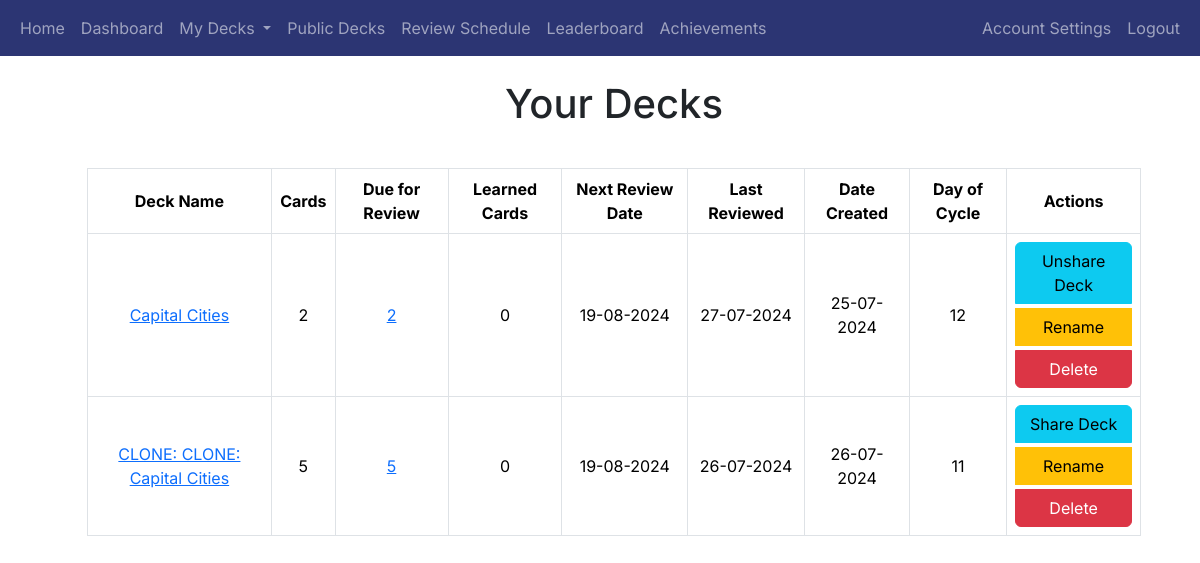
Before: /decks (signed in) with the older database file.
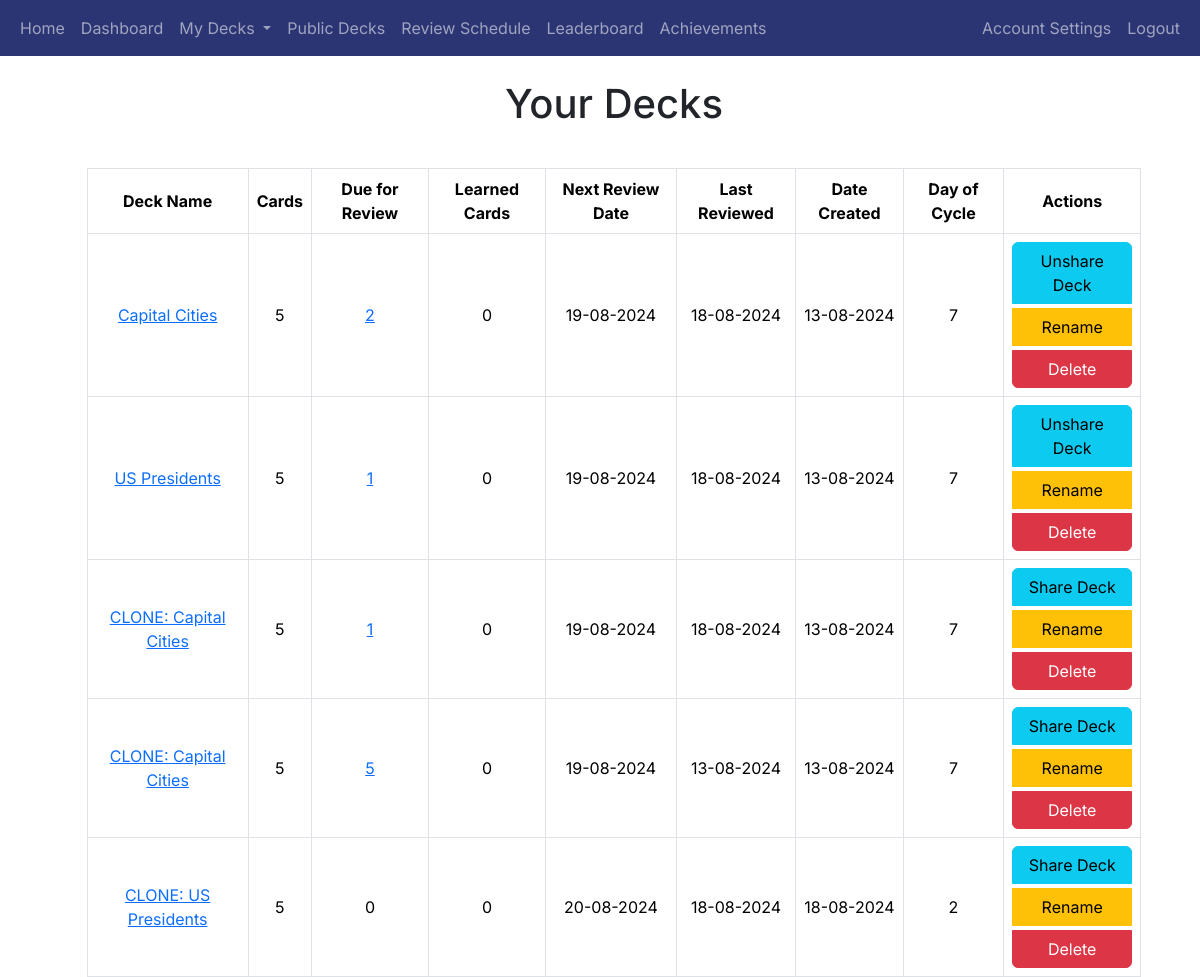
After: the same page with the newer database file.
### app/decks/models.py (models this page shows, shortened)
class Deck(db.Model):
    deck_id = db.Column(db.Integer, primary_key=True)
    name = db.Column(db.String(100), nullable=False)
    user_id = db.Column(db.Integer, db.ForeignKey('user.user_id'), nullable=False)
    created_at = db.Column(db.DateTime, nullable=False, default=datetime.utcnow)
    shared = db.Column(db.Boolean, default=False)
    review_start_date = db.Column(db.DateTime, nullable=True)
    cards = db.relationship('Card', backref='deck', cascade='all, delete-orphan', lazy=True)
    def get_day_of_cycle(self):
        if self.review_start_date:
            days_since_start = (datetime.utcnow().date() - self.review_start_date.date()).days
            return (days_since_start % 14) + 1
        return None

### app/decks/routes.py (the view)
@decks_blueprint.route('/decks')
@login_required
def decks():
    user_decks = Deck.query.filter_by(user_id=current_user.user_id).all()
    deck_data = []
    for deck in user_decks:
        card_count = Card.query.filter_by(deck_id=deck.deck_id).count()
        due_count = Card.query.filter(Card.deck_id == deck.deck_id,
                                      Card.next_review_date <= datetime.utcnow()).count()
        next_review = db.session.query(Card.next_review_date).filter(
            Card.deck_id == deck.deck_id
        ).order_by(Card.next_review_date.asc()).first()
        if next_review:
            if next_review[0].date() < datetime.utcnow().date():
                next_review_date = datetime.utcnow().strftime('%d-%m-%Y')
            else:
                next_review_date = next_review[0].strftime('%d-%m-%Y')
        else:
            next_review_date = 'N/A'
        last_review = db.session.query(ReviewOutcome.timestamp).join(Card,
                                                                     Card.card_id == ReviewOutcome.card_id).filter(
            Card.deck_id == deck.deck_id,
            ReviewOutcome.user_id == current_user.user_id
        ).order_by(ReviewOutcome.timestamp.desc()).first()
        last_review_date = last_review.timestamp.strftime('%d-%m-%Y') if last_review else 'N/A'
        learned_count = Card.query.filter(Card.deck_id == deck.deck_id, Card.box == 5, Card.next_review_date == None).count()
        deck_data.append({
            'deck': deck,
            'cards': card_count,
            'due_for_review': due_count,
            'next_review_date': next_review_date,
            'last_review_date': last_review_date,
            'created_at': deck.created_at.strftime('%d-%m-%Y'),
            'learned_cards': learned_count,  # Add learned cards count
        })
    return render_template('decks.html', decks=deck_data)

### app/__init__.py (called while the page is built)
@login_manager.user_loader
def load_user(user_id):
    return User.query.get(int(user_id))

### app/decks/templates/decks.html (shortened to what this page needs)
{% extends "base.html" %}
{% block heading %}Your Decks{% endblock %}
{% block content %}
<table class="table table-bordered">
    <thead>
        <tr>
            <th>Deck Name</th>
            <th class="num-col">Cards</th>
            <th class="num-col">Due for Review</th>
            <th class="num-col">Learned Cards</th>
            <th>Next Review Date</th>
            <th>Last Reviewed</th>
            <th>Date Created</th>
            <th>Day of Cycle</th>
            <th>Actions</th>
        </tr>
    </thead>
    <tbody>
        {% for deck_data in decks %}
        <tr>
            <td><a href="{{ url_for('decks.view_deck', deck_id=deck_data.deck.deck_id) }}">{{ deck_data.deck.name }}</a></td>
            <td class="num-col">{{ deck_data.cards }}</td>
            <td class="num-col">
                {% if deck_data.due_for_review > 0 %}
                    <a href="{{ url_for('review.start_review', deck_id=deck_data.deck.deck_id) }}">{{ deck_data.due_for_review }}</a>
                {% else %}
                    {{ deck_data.due_for_review }}
                {% endif %}
            </td>
            <td>
                {% if deck_data.learned_cards > 0 %}
                    <a href="{{ url_for('decks.view_learned_cards', deck_id=deck_data.deck.deck_id) }}">{{ deck_data.learned_cards }}</a>
                {% else %}
                    0
                {% endif %}
            </td>
            <td>{{ deck_data.next_review_date }}</td>
            <td>{{ deck_data.last_review_date }}</td>
            <td>{{ deck_data.created_at }}</td>
            <td>{{ deck_data.deck.get_day_of_cycle() }}</td>
            <td>
            <div class="btn-group-vertical">
                <a href="{{ url_for('decks.share_deck', deck_id=deck_data.deck.deck_id) }}" class="btn btn-info">
                    {% if deck_data.deck.shared %}
                    Unshare Deck
                    {% else %}
                    Share Deck
                    {% endif %}
                </a>
                <button class="btn btn-warning" onclick="openRenameModal('{{ deck_data.deck.deck_id }}', '{{ deck_data.deck.name }}')">Rename</button>
                <button class="btn btn-danger" onclick="confirmDelete('{{ url_for('decks.delete_deck', deck_id=deck_data.deck.deck_id) }}')">Delete</button>
            </div>
            </td>
        </tr>
        {% endfor %}
    </tbody>
</table>
{% endblock %}

Changed rows visible on the page:
no longer on this page (row edited): Deck: deck.name "CLONE: CLONE: Capital Cities", deck.get_day_of_cycle "11"
added Deck: deck.name "US Presidents", deck.get_day_of_cycle "7"
now on this page (row edited): Deck: deck.name "CLONE: Capital Cities", deck.get_day_of_cycle "7"
now on this page (row edited): Deck: deck.name "CLONE: Capital Cities", deck.get_day_of_cycle "7"
now on this page (row edited): Deck: deck.name "CLONE: US Presidents", deck.get_day_of_cycle "2"
Other visible differences:
new list line: "Capital Cities 7"
new list line: "5 2 0 19-08-2024 18-08-2024 13-08-2024 Unshare Deck Rename Delete"
new list line: "5 1 0 19-08-2024 18-08-2024 13-08-2024 Unshare Deck Rename Delete"
new list line: "5 1 0 19-08-2024 18-08-2024 13-08-2024 Share Deck Rename Delete"
new list line: "5 5 0 19-08-2024 13-08-2024 13-08-2024 Share Deck Rename Delete"
new list line: "5 0 0 20-08-2024 18-08-2024 18-08-2024 Share Deck Rename Delete"
list line gone: "Capital Cities 12"
list line gone: "2 2 0 19-08-2024 27-07-2024 25-07-2024 Unshare Deck Rename Delete"
list line gone: "5 5 0 19-08-2024 26-07-2024 26-07-2024 Share Deck Rename Delete"
